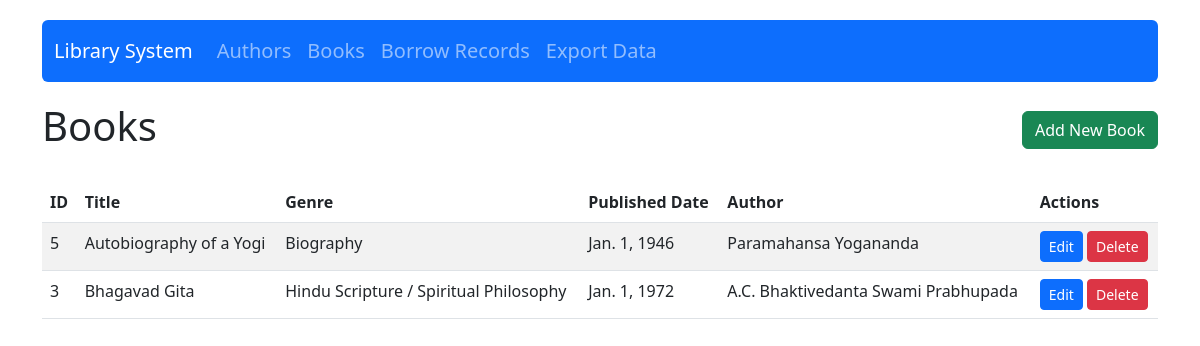
/library/books/, run on the app's committed database.
### library_app/models.py (models this page shows, shortened)
class Book(models.Model):
    GENRE_CHOICES = [
        ('fiction', 'Fiction'),
        ('non-fiction', 'Non-Fiction'),
        ('science', 'Science'),
        ('history', 'History'),
        ('biography', 'Biography'),
        ('hinduism', 'Hindu Scripture / Spiritual Philosophy'),
        ('other', 'Other'),
    ]
    title = models.CharField(max_length=200)
    genre = models.CharField(max_length=20, choices=GENRE_CHOICES)
    published_date = models.DateField()
    author = models.ForeignKey(Author, on_delete=models.CASCADE, related_name='books')
    created_at = models.DateTimeField(auto_now_add=True)
    class Meta:
        ordering = ['title']

class Author(models.Model):
    name = models.CharField(max_length=100)
    email = models.EmailField(validators=[EmailValidator()])
    bio = models.TextField()
    created_at = models.DateTimeField(auto_now_add=True)
    class Meta:
        ordering = ['name']

### library_app/views.py (the view)
# urls.py: path('books/', views.BookListView.as_view(), name='book-list'),
class BookListView(ListView):
    model = Book
    template_name = 'library_app/book_list.html'
    context_object_name = 'books'
    paginate_by = 10

### library_app/templates/library_app/book_list.html (shortened to what this page needs)
{% extends 'library_app/base.html' %}
{% block content %}
<div class="d-flex justify-content-between align-items-center mb-4">
    <h1>Books</h1>
    <a href="{% url 'book-add' %}" class="btn btn-success">Add New Book</a>
</div>
{% if books %}
<div class="table-responsive">
    <table class="table table-striped table-hover">
        <thead>
            <tr>
                <th>ID</th>
                <th>Title</th>
                <th>Genre</th>
                <th>Published Date</th>
                <th>Author</th>
                <th>Actions</th>
            </tr>
        </thead>
        <tbody>
            {% for book in books %}
            <tr>
                <td>{{ book.id }}</td>
                <td>{{ book.title }}</td>
                <td>{{ book.get_genre_display }}</td>
                <td>{{ book.published_date }}</td>
                <td>{{ book.author.name }}</td>
                <td>
                    <a href="{% url 'book-edit' book.id %}" class="btn btn-sm btn-primary">Edit</a>
                    <form method="post" action="{% url 'book-delete' book.id %}" style="display:inline;"
                        onsubmit="return confirm('Are you sure you want to delete this book?')">
                        <button type="submit" class="btn btn-sm btn-danger">Delete</button>
                    </form>
                </td>
            </tr>
            {% endfor %}
        </tbody>
    </table>
</div>
{% else %}
<div class="alert alert-info">
    No books found. <a href="{% url 'book-add' %}">Add a book</a> to get started.
</div>
{% endif %}
{% endblock %}

### library_app/templates/library_app/base.html (shortened to what this page needs)
<!DOCTYPE html>
<html lang="en">
<head>
    <link href="https://cdn.jsdelivr.net/npm/bootstrap@5.3.0/dist/css/bootstrap.min.css" rel="stylesheet">
</head>
<body>
    <div class="container">
        <nav class="navbar navbar-expand-lg navbar-dark bg-primary rounded">
            <div class="container-fluid">
                <a class="navbar-brand" href="{% url 'book-list' %}">Library System</a>
                <div class="collapse navbar-collapse" id="navbarNav">
                    <ul class="navbar-nav">
                        <li class="nav-item">
                            <a class="nav-link fs-5" href="{% url 'author-list' %}">Authors</a>
                        </li>
                        <li class="nav-item">
                            <a class="nav-link fs-5" href="{% url 'book-list' %}">Books</a>
                        </li>
                        <li class="nav-item">
                            <a class="nav-link fs-5" href="{% url 'borrow-list' %}">Borrow Records</a>
                        </li>
                        <li class="nav-item">
                            <a class="nav-link fs-5" href="{% url 'export-data' %}">Export Data</a>
                        </li>
                    </ul>
                </div>
            </div>
        </nav>
        <div class="content">
            {% block content %}{% endblock %}
        </div>
    </div>
</body>
</html>

### library_app/templates/library_app/base.html (style rules this page uses)
body { padding-top: 20px; padding-bottom: 20px; }
.navbar { margin-bottom: 20px; }

### data on the page
Book: id "5", title "Autobiography of a Yogi", genre "Biography", published_date "Jan. 1, 1946", author.name "Paramahansa Yogananda"
Book: id "3", title "Bhagavad Gita", genre "Hindu Scripture / Spiritual Philosophy", published_date "Jan. 1, 1972", author.name "A.C. Bhaktivedanta Swami Prabhupada"
